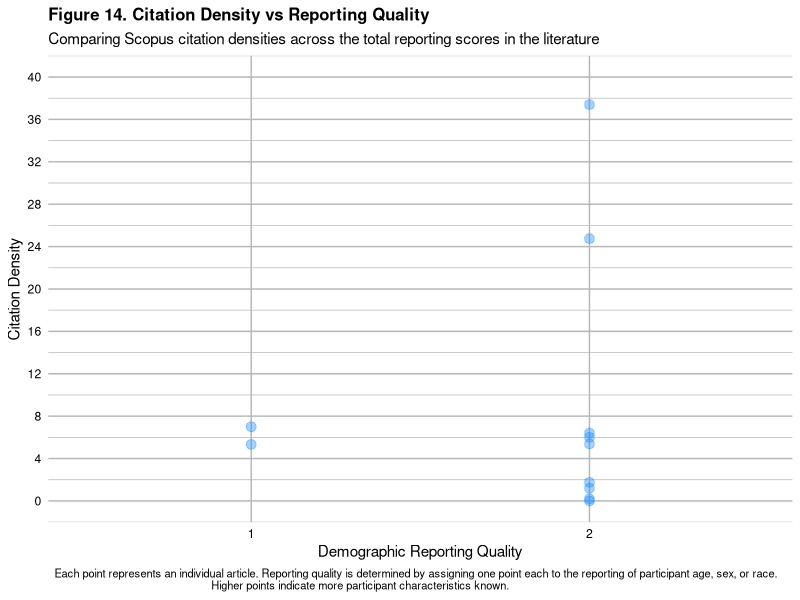
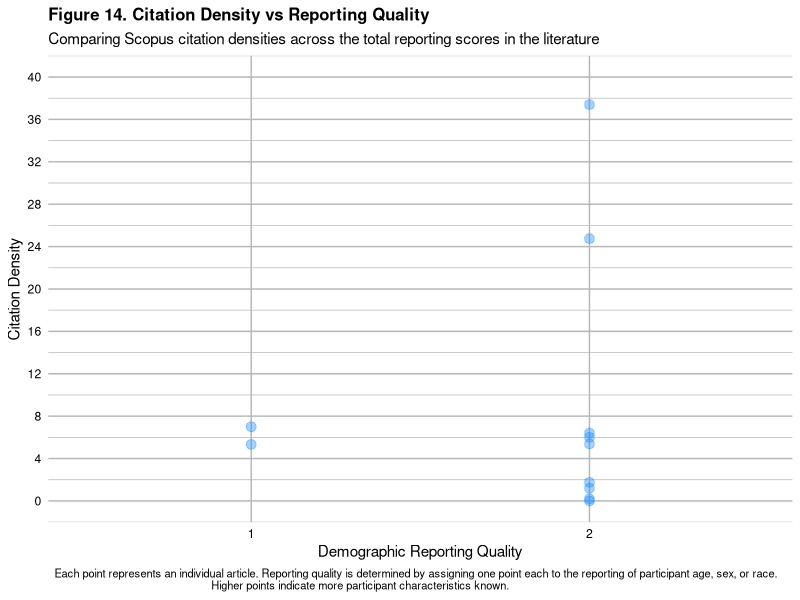

These charts were generated, in order, by the following R code:
library(ggplot2)

# Citation Density vs Reporting Quality
papers <- data.frame(
  Article = letters[1:11],
  
  Citation_Density = c(6.4, 37.4, 5.38, 7, 6, 1.2, 1.75, 0.2, 0, 5.33, 24.75),
  
  Reporting_Quality = c(2, 2, 2, 1, 2, 2, 2, 2, 2, 1, 2)
)

plot1 <- ggplot(papers, aes(x = Reporting_Quality, y = Citation_Density)) +
  geom_point(size = 3, color = "#1E90FF", alpha = 0.4) +
  scale_x_discrete(limits = c("1", "2")) + 
  scale_y_continuous(
    limits = c(0,40),
    breaks = seq(0, 40, by = 4)) +
  labs(
    title = "Figure 14. Citation Density vs Reporting Quality",
    subtitle = "Comparing Scopus citation densities across the total reporting scores in the literature",
    x = "Demographic Reporting Quality",
    y = "Citation Density",
    caption = "Each point represents an individual article. Reporting quality is determined by assigning one point each to the reporting of participant age, sex, or race. 
    Higher points indicate more participant characteristics known. "
  ) +
  theme_minimal() +
  theme(
  plot.title = element_text(face = "bold", size = 12, family = "sans"),
  axis.title = element_text(family = "sans", color = "black"),
  axis.text = element_text(family = "sans", color = "black"),
  plot.caption = element_text(family = "sans", size = 8, hjust = 0.35),
  axis.line.y = element_line(color = "black", linewidth = 0.008), 
  axis.line.x = element_line(color = "black", linewidth = 0.008),
  
  panel.background = element_rect(fill = "white", color = NA),
  plot.background = element_rect(fill = "white", color = NA),

  panel.grid.major = element_line(color = "#b5b7ba"),
  panel.grid.minor = element_line(color = "#b5b7ba")
  )
  ggsave( "plot.png", plot = plot1, width = 24,
        height = 12, units = "in", dpi = 600)
print(plot1)
